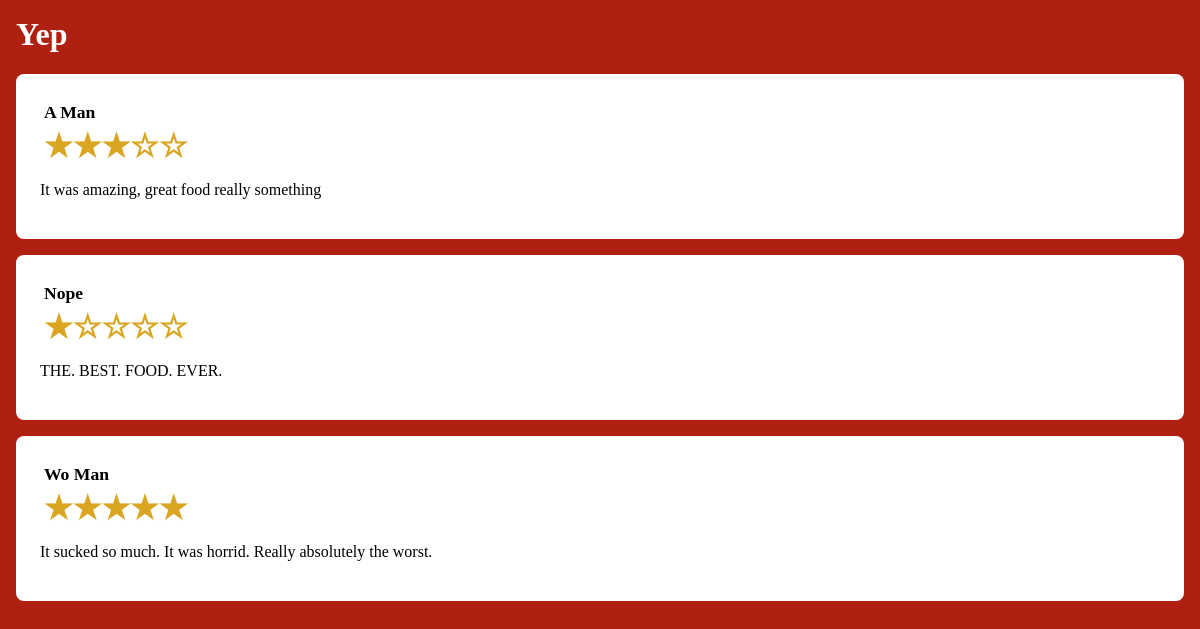
Before: /utah/reviews/Coyote Kettle with the older database file.
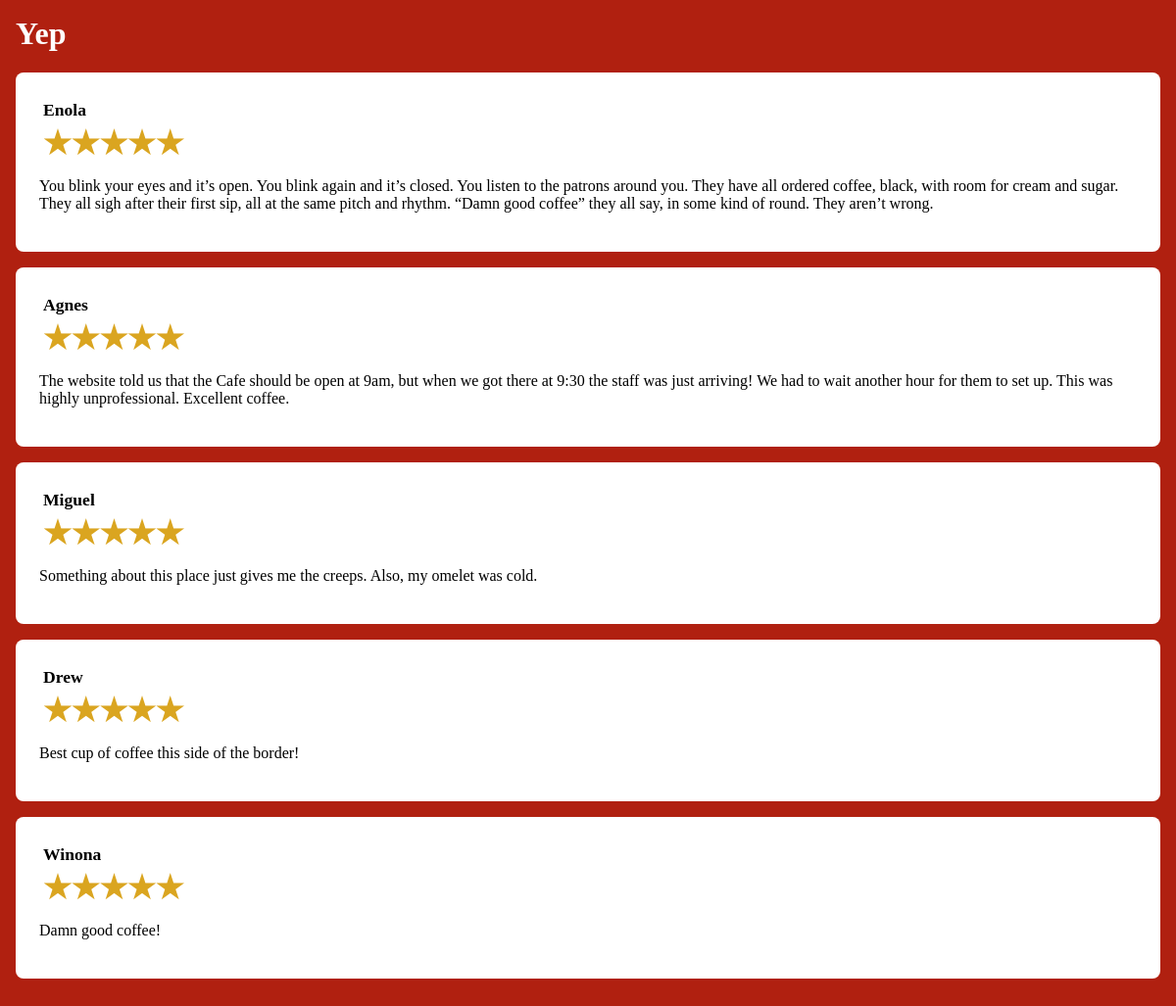
After: the same page with the newer database file.
### ut/models.py (models this page shows, shortened)
class YelpReview (models.Model):
    business = models.ForeignKey(Business, on_delete=models.CASCADE)
    by = models.CharField(max_length=64)
    score = models.IntegerField()
    text = models.TextField()
    def stars(self):
        return ("&#9733;" * self.score) + ("&#9734" * (5 - self.score))

### ut/views.py (the view)
# urls.py: path('reviews/<str:businessname>', views.yelp, name='yelp'),
def yelp(request, businessname):
  context = base_context(request)
  context['reviews'] = YelpReview.objects.filter(business__name = businessname)
  return render(request, 'ut/yelp.html', context)

### ut/views.py (called while the page is built)
def base_context(request, tz=7, state = "Utah"):
  context = {
    'localtime': datetime.datetime.now(datetime.timezone(-datetime.timedelta(hours=tz))).strftime("%I:%M %p"),
    'localdate': 'June 11, 2019',
    'rand' : random.random(),
    'state' : state,
  }
  return context

### ut/templates/ut/yelp.html
{% load static %}
<html>
<head>
    <link rel="stylesheet" href="{% static 'ut/yelp.css' %}"/>
<head>
<body>
    <h1>Yep</h1>
    {% for review in reviews %}
    <section>
        <h2>{{ review.by }}</h2>
        <h3>{{ review.stars | safe }}</h3>
        <p>{{ review.text | safe }}</p>
    </section>
    {% endfor %}
</body>
</html>

### ut/static/ut/yelp.css (style rules this page uses)
body { margin: 0; background-color: #b02010; padding: 16px; }
h1 { color: white; }
section { padding: 24px; border-radius: 8px; background-color: white; margin-bottom: 16px; }
h2 { font-size: 1.1em; margin: 4px; }
h3 { margin: 4px; font-size: 2em; color: goldenrod; }

Changed rows visible on the page:
removed YelpReview: by "A Man", stars "★★★☆☆", text "It was amazing, great food really something"
removed YelpReview: by "Nope", stars "★☆☆☆☆", text "THE. BEST. FOOD. EVER."
added YelpReview: by "Enola", stars "★★★★★", text "You blink your eyes and it’s open. You blink again and it’s closed. You listen to the patrons around you. They have all ordered coffee, black, with room for cream and sugar. They all sigh after their first sip, all at the same pitch and rhythm. “Damn good coffee” they all say, in some kind of round. They aren’t wrong."
added YelpReview: by "Agnes", stars "★★★★★", text "The website told us that the Cafe should be open at 9am, but when we got there at 9:30 the staff was just arriving! We had to wait another hour for them to set up. This was highly unprofessional. Excellent coffee."
changed YelpReview: by "Wo Man" → "Miguel"; text "It sucked so much. It was horrid. Really absolutely the worst." → "Something about this place just gives me the creeps. Also, my omelet was cold."
added YelpReview: by "Drew", stars "★★★★★", text "Best cup of coffee this side of the border!"
added YelpReview: by "Winona", stars "★★★★★", text "Damn good coffee!"
